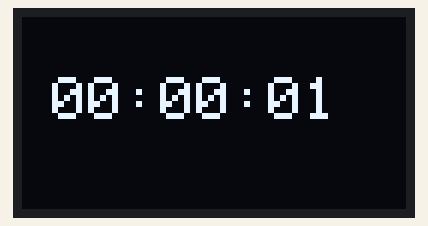
Recording of a sketch running on a simulated Arduino Uno, built with avr-gcc and run on an emulated ATmega328P. Parts: 128×64 one-colour display.

Above: at 1.1 s.
At 5.1 s:
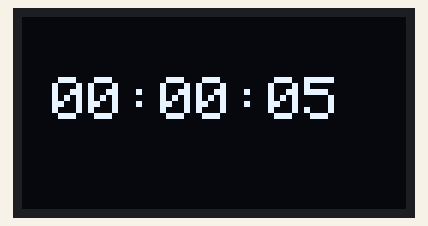
At 10.1 s:
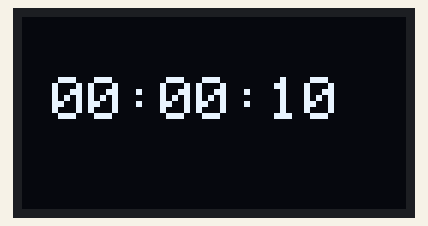
At 19.1 s:
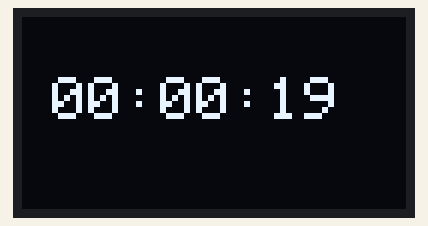
At 28.1 s:
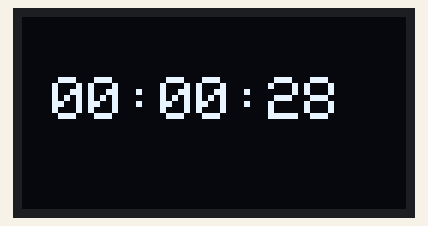
At 38.1 s:
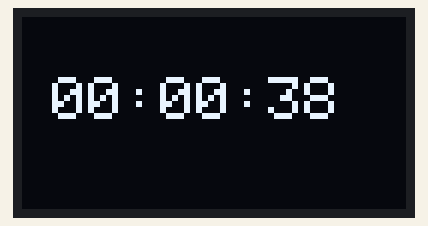

The sketch:

digital_clock.ino
```cpp
#include <Wire.h>
#include <Adafruit_GFX.h>
#include <Adafruit_SSD1306.h>

#define SCREEN_WIDTH 128
#define SCREEN_HEIGHT 64

Adafruit_SSD1306 display(SCREEN_WIDTH, SCREEN_HEIGHT, &Wire);

int hours = 0;
int minutes = 0;
int seconds = 0;
unsigned long previousMillis = 0;
const unsigned long interval = 1000;

void setup() {
  Serial.begin(115200);

  if (!display.begin(SSD1306_BLACK, 0x3C)) {
    Serial.println(F("OLED inicializácia zlyhala!"));
    for (;;);
  }

  display.clearDisplay();
  display.setTextColor(SSD1306_WHITE);
  display.setTextSize(2);
  display.setCursor(0, 0);
  display.display();
}

void loop() {
  unsigned long currentMillis = millis();
  if (currentMillis - previousMillis >= interval) {
    previousMillis = currentMillis;

    // Aktualizácia času
    seconds++;
    if (seconds >= 60) {
      seconds = 0;
      minutes++;
    }
    if (minutes >= 60) {
      minutes = 0;
      hours++;
    }
    if (hours >= 24) {
      hours = 0;
    }

    displayTime();
  }
}

void displayTime() {
  display.clearDisplay();

  display.setCursor(10, 20);
  if (hours < 10) display.print("0");
  display.print(hours);
  display.print(":");
  if (minutes < 10) display.print("0");
  display.print(minutes);
  display.print(":");
  if (seconds < 10) display.print("0");
  display.print(seconds);

  display.display();
}
```

Measured:
- what the display in image 0 shows lasts 1.0 s, from 1.0 s to 2.0 s
